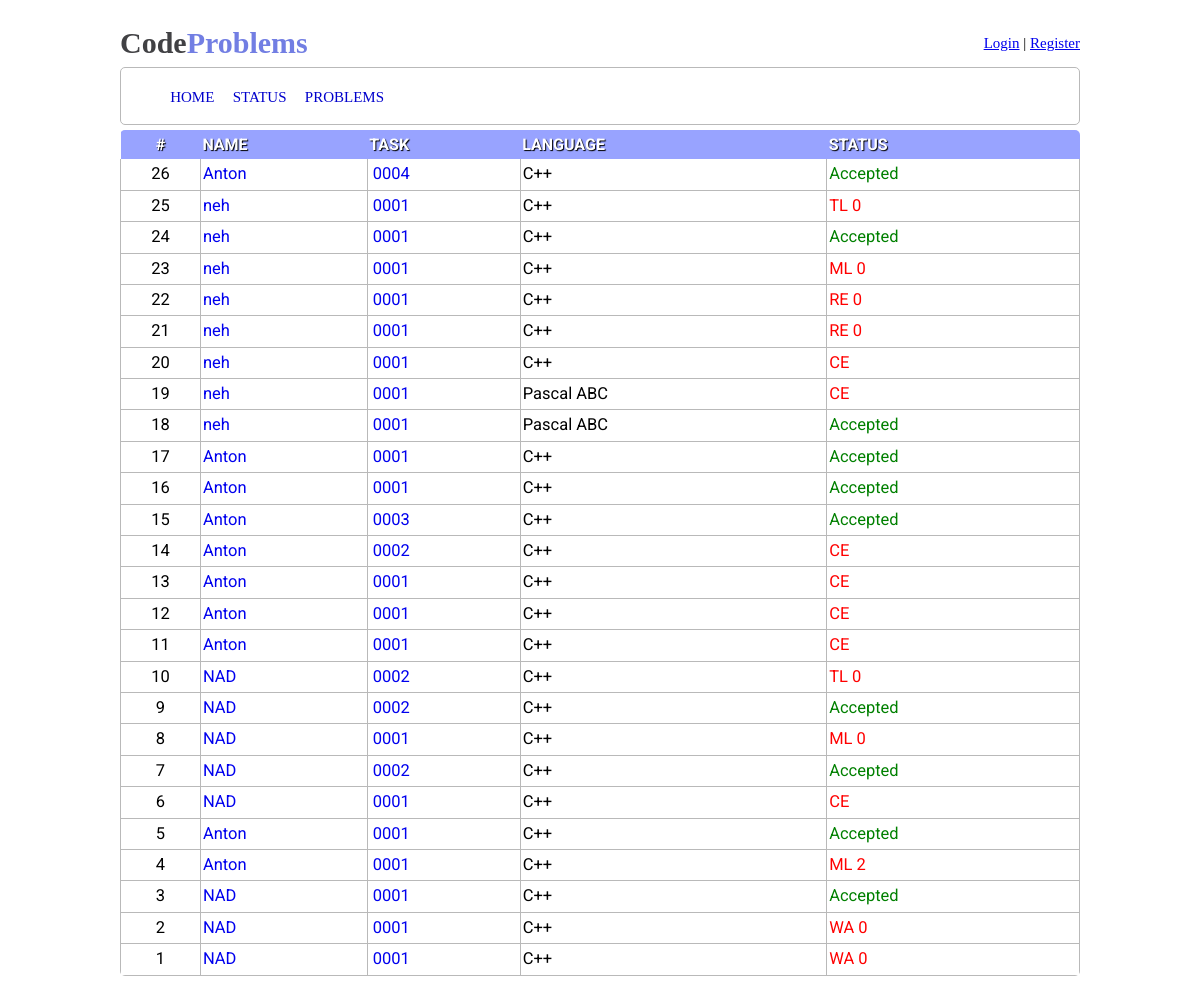
Page /status/ on the earlier database version.
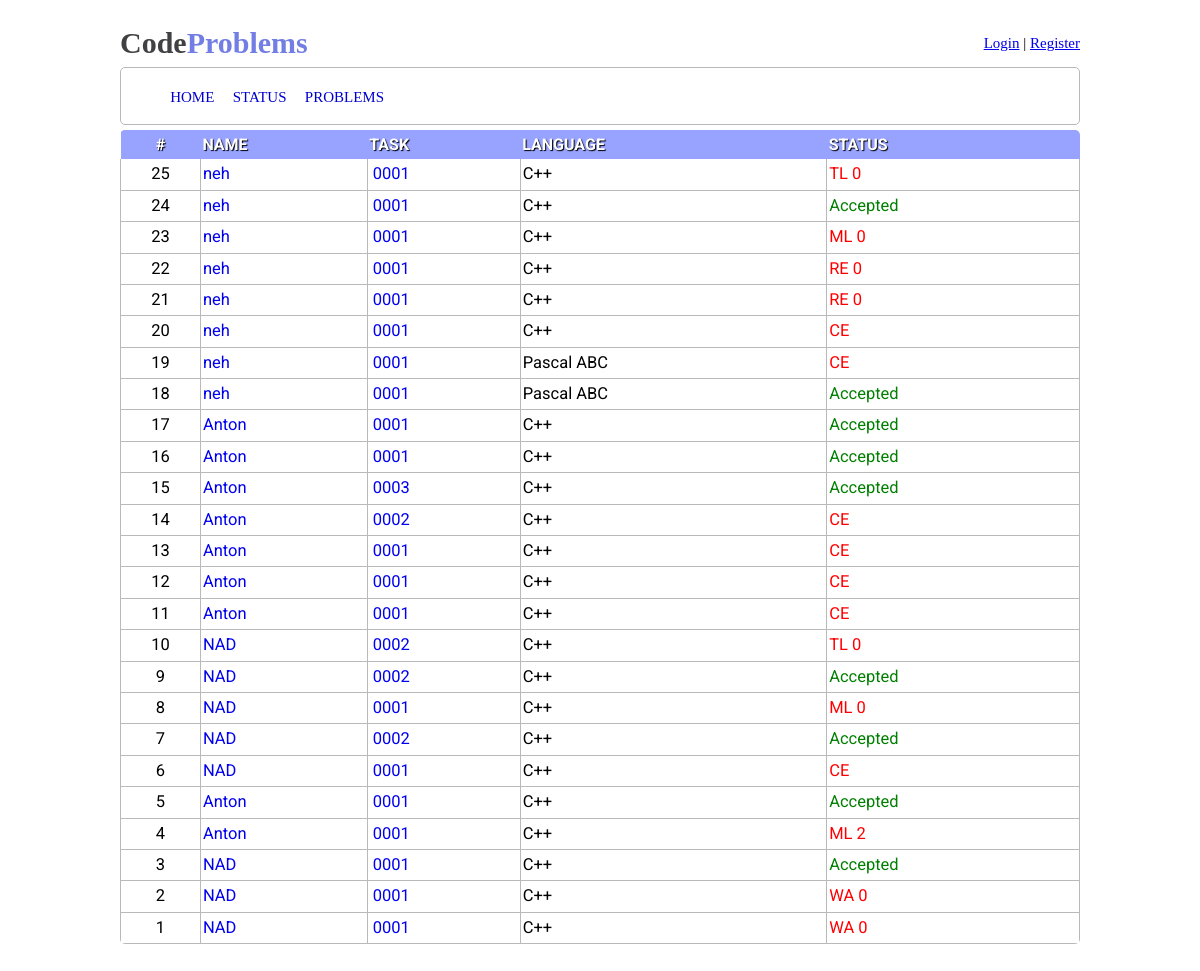
Same page on the later database version.
### data/all_models.py (models this page shows, shortened)
class Packages(SqlAlchemyBase):
    __tablename__ = 'packages'
    id = sqlalchemy.Column(sqlalchemy.Integer, primary_key=True, autoincrement=True)
    user_name = sqlalchemy.Column(sqlalchemy.String(255), unique=False, nullable=False)
    problem = sqlalchemy.Column(sqlalchemy.String(255), unique=False, nullable=False)
    lan = sqlalchemy.Column(sqlalchemy.String(255), unique=False, nullable=False)
    status = sqlalchemy.Column(sqlalchemy.String(255), unique=False, nullable=False)
    code = sqlalchemy.Column(sqlalchemy.String(), unique=False, nullable=False)
    user_id = sqlalchemy.Column(sqlalchemy.Integer,
                                sqlalchemy.ForeignKey("users.id"))
    user = orm.relation('User')

### app.py (the view)
@app.route('/status/')
def status():
    session = create_session()
    arr = session.query(Packages).all()
    content = []
    for el in reversed(arr):
        user_id = el.user_id
        user_name = el.user_name
        content.append((el.id, user_name, el.problem, el.lan, el.status, user_id))
    return render_template("status.html", content=content)

### data/db_session.py (called while the page is built)
def create_session() -> Session:
    global __factory
    return __factory()

### templates/status.html (shortened to what this page needs)
{% extends 'index.html' %}
{% block content %}
    <div class="status">
        <table class="problem-test-table" cellpadding="2" cellspacing="1">
            <thead>
            <tr class="tr-head">
                <td class="td-head test-id">#</td>
                <td class="td-head">Name</td>
                <td class="td-head">Task</td>
                <td class="td-head">Language</td>
                <td class="td-head">Status</td>
            </tr>
            </thead>
            {% for i in content %}
                <tr class="tr-table">
                    {% if current_user.is_authenticated and (current_user.id == i[5] or current_user.role == 1) %}
                        <td class="td-table test-id current-user-pack"><a href="/solution/{{ i[0] }}/" class="status_id">{{ i[0] }}</a></td>
                    {% else %}
                    <td class="td-table test-id status_id">{{ i[0] }}</td>
                    {% endif %}
                    <td class="td-table problem-nickname"><a href="/profile/{{ i[1] }}">{{ i[1] }}</a></td>
                    <td class="td-table problem-name"><a
                            href="/problemset/{{ i[2] }}/">{{ '%04d' | format(i[2]|int) }}</a></td>
                    {% if i[3] == "cpp" %}
                        <td class="td-table">C++</td>
                    {% elif i[3] == "pas" %}
                        <td class="td-table">Pascal ABC</td>
                    {% else %}
                        <td class="td-table">No lan selected</td>
                    {% endif %}
                    {% if i[4] == "ac" %}
                        <td class="td-table accepted status_text">Accepted</td>
                    {% else %}
                        <td class="td-table uppercase wa status_text">{{ i[4] }}</td>
                    {% endif %}
                </tr>
            {% endfor %}
        </table>
    </div>
{% endblock %}

### templates/index.html (shortened to what this page needs)
<!DOCTYPE html>
<html lang="en">
<head>
    <link rel="stylesheet" href="/static/style.css">
</head>
<body>
    <div class="main">
        <div class="header">
            <a class="a__head_logo" href="/"><h2><span class=h2__header__part1>Code</span><span class=h2__header__part2>Problems</span></h2></a>
            {% if current_user.is_authenticated %}
            <div>
                <a href="/profile/{{ current_user.nickname }}">{{ current_user.nickname }}</a>
                |
                <a href="/logout">Logout</a>
            </div>
            {% else %}
            <div>
                <a href="/login">Login</a>
                |
                <a href="/register">Register</a>
            </div>
            {% endif %}
        </div>
        <div class="brd">
            <ul class="menu-list">
                <li><a class="menu-element" href="/">Home</a></li>
                <li><a class="menu-element" href="/status/">Status</a></li>
                <li><a class="menu-element" href="/problemset/list/1/">Problems</a></li>
            </ul>
       </div>
        {% block content %}
        {% endblock %}
    </div>
    <br>
    <br>
</body>
</html>

### static/style.css (style rules this page uses)
*, *::after, *::before { box-sizing: border-box; }
h1, h2, h3, h4, h6, p, a { margin: 0; }
td { font-family: 'Roboto', sans-serif; font-size: 1.1em; }
body { margin: 0; line-height: 1.6; font-size: 15px; }
.main { width: 100%; max-width: 80%; margin: 0 auto; }
.header { margin-top:2%; display: flex; justify-content: space-between; align-items: center; }
.a__head_logo { text-decoration: none; font-size: 20px; }
.h2__header__part1 { color: #414144 }
.h2__header__part2 { color: #727ee3; }
.menu-list { display: flex; }
.menu-list li { margin: 0 1%; text-transform: uppercase; list-style: none; }
.menu-element { position: relative; text-decoration: none; vertical-align: middle; color: #0000cc; }
.menu-element:after { content: ""; display: block; width: 100%; height: 3px; background-color: #0000cc; opacity: 0; position: absolute; top: 100%; z-index: 1; transition: opacity .1s linear; }
.brd { border: 1px solid rgb(185, 185, 185); position: relative; border-radius: 5px; }
.problem-test-table, .table-problemset { margin: 5px auto 0; width: 100%; border-radius: 5px; overflow: hidden; border-collapse: collapse; }
.td-table { border-left: 1px solid rgb(185, 185, 185); border-right: 1px solid rgb(185, 185, 185); border-bottom: 1px solid rgb(185, 185, 185); }
.tr-head { background: #98a3ff; }
.td-head { text-transform: uppercase; font-size: 12pt; font-weight: bold; color:white; text-shadow: 1px 1px 1px #000; }
.problem-name { padding-left: 5px; }
.problem-name a { text-decoration: none; }
.problem-nickname a { text-decoration: none; }
.uppercase { text-transform: uppercase; }
.accepted { color: green; }
.wa { color: red; }
.test-id { text-align: center; }

Differences in the rows shown:
removed Packages: id "26", user_name "Anton", problem "0004", lan "C++", status "Accepted"
